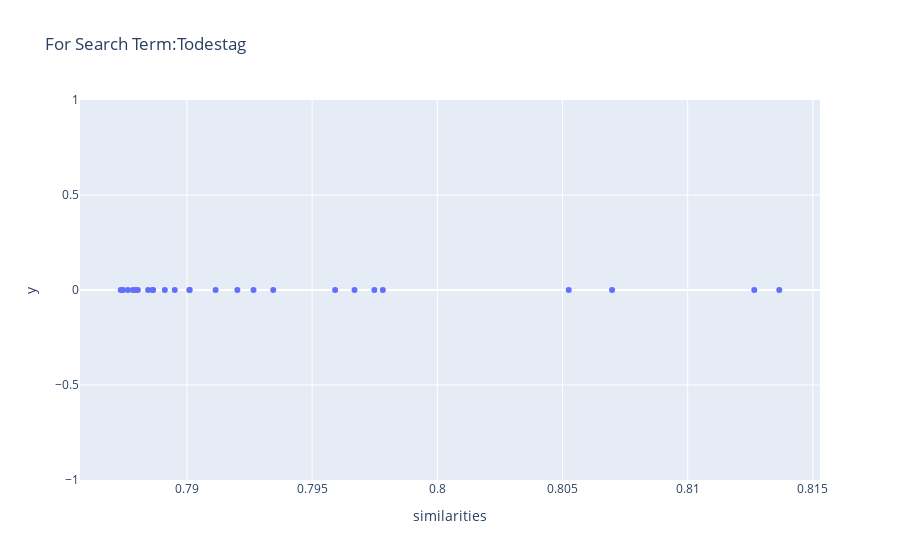

The notebook cell this image was saved under:
### Markdown cell above
# This One

### Code cell
res_20_df = calculate_similarity(uweDF, "Todestag")

### Figure 1 — Plotly figure (JSON) as saved in the notebook; plotly's stock layout.template omitted (floating-point values rounded to 4 significant figures)
{"data": [{"hovertemplate": "<b>%{hovertext}</b><br><br>similarities=%{x}<br>y=%{y}<extra></extra>", "hovertext": ["August 2022 wurde er im engsten Familienkreis in Hamburg auf dem Friedhof Ohlsdorf beigesetzt.[63][64] Sechs Tage später fand im Volksparkstadion eine öffentliche Trauerfeier statt, die von der Stadt Hamburg in Abstimmung mit dem HSV sowie DFB organisiert wurde und an der rund 5000 Menschen teilnahmen.[65][66] \n", "Juli 2022 in Norderstedt) war ein deutscher Fußballspieler und späterer ‑funktionär.", "Geburtstags den Uwe-Seeler-Preis.Seeler verzichtete damals auf die Ausrichtung von größeren Feierlichkeiten.", "zwei Tage pro Woche aufwendete.", "August 1954 zum zwischenzeitlichen 2:0 im Spiel gegen den VfB Oldenburg (Endstand 3:0).", "In seinem ersten Pflichtspieleinsatz am 1.", "\nAm 24.August 2005 wurde eine von dem Hamburger Unternehmer Andreas Maske gestiftete Bronzenachbildung seines rechten Fußes enthüllt.", "Im Mai 1972 trat „Uns Uwe“ mit einem Spiel des HSV gegen eine Weltauswahl vom aktiven Sport zurück.", "a.ein Banner mit der Aufschrift Loyal und bescheiden – der Größte aller Zeiten beinhaltete.[62]\n\nAm 4.", "Juli 2022 starb Seeler im Alter von 85 Jahren in Norderstedt.[58] Der Hamburger SV würdigte ihn als „größten HSVer aller Zeiten“.[59][60][61] Beim Heimspiel drei Tage nach seinem Tod gedachte die aktive Fanszene Seeler mit einer Choreografie, die u.", "Minute im gleichzeitig stattfindenden Spiel Brasiliens gegen die Tschechoslowakei.", "Den einzigen Platzverweis seiner Laufbahn erhielt Seeler am 1.", "Das Foto zeigt das Label in einem weißen Herrenhemd.", "April 1954 in Wuppertal beim 6:1-Erfolg über das Saarland.", "Länderspiel gegen Ungarn am 9.", "Deutschland wurde souverän Gruppensieger, wobei Seeler mit zwei Toren dazu beitrug.", "Uwe Seeler (* 5.November 1936 in Hamburg; † 21.", "Es sollte Seelers letztes Endspiel sein.", "Im Halbfinale schied die DFB-Auswahl in einer dramatischen Partie („Jahrhundertspiel“) mit 3:4 n.", "V.für Deutschland) mit dem Hinterkopf ins Tor lenkte.", "Sein Rekord wurde erst 1998 von Lothar Matthäus überboten.", "Am 1.Juli 1946 wurde er offiziell Vereinsmitglied (Mitgliedsnummer 1725).[5] Er wurde dort von Trainer Günter Mahlmann gefördert.[6] Dort lief er am 5.", "April 2005 übernahm er in einem Gastauftritt bei Dittsche die Position von „Schildkröte“.", "So ging beispielsweise beiden Müller-Toren in der Verlängerung des Halbfinales bei der WM 1970 gegen Italien ein gewonnenes Kopfballduell von Seeler voraus.", "Dezember 1957, als er sich in einem Spiel im Stadion am Rothenbaum gegen Bremerhaven 93 für ein Foul eines Gegenspielers rächte.[9] Ende der Saison 1959/60 erreichte der Hamburger SV wiederum das Endspiel um die deutsche Meisterschaft und traf dort auf den 1."], "legendgroup": "", "marker": {"color": "#636efa", "symbol": "circle"}, "mode": "markers", "name": "", "orientation": "v", "showlegend": false, "type": "scatter", "x": [0.8137, 0.8127, 0.807, 0.8052, 0.7978, 0.7975, 0.7967, 0.7959, 0.7934, 0.7927, 0.792, 0.7911, 0.7901, 0.7901, 0.7895, 0.7891, 0.7886, 0.7886, 0.7884, 0.788, 0.7879, 0.7878, 0.7876, 0.7874, 0.7874], "xaxis": "x", "y": [0, 0, 0, 0, 0, 0, 0, 0, 0, 0, 0, 0, 0, 0, 0, 0, 0, 0, 0, 0, 0, 0, 0, 0, 0], "yaxis": "y"}], "layout": {"legend": {"tracegroupgap": 0}, "title": {"text": "For Search Term:Todestag"}, "xaxis": {"anchor": "y", "domain": [0, 1], "title": {"text": "similarities"}}, "yaxis": {"anchor": "x", "domain": [0, 1], "title": {"text": "y"}}}}
